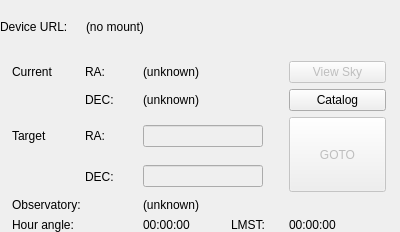
<?xml version="1.0" encoding="UTF-8"?>
<ui version="4.0">
 <class>snowgui::mountcontrollerwidget</class>
 <widget class="QWidget" name="snowgui::mountcontrollerwidget">
  <property name="geometry">
   <rect>
    <x>0</x>
    <y>0</y>
    <width>400</width>
    <height>232</height>
   </rect>
  </property>
  <property name="maximumSize">
   <size>
    <width>16777215</width>
    <height>232</height>
   </size>
  </property>
  <property name="windowTitle">
   <string>Form</string>
  </property>
  <layout class="QVBoxLayout" name="verticalLayout">
   <property name="leftMargin">
    <number>0</number>
   </property>
   <property name="topMargin">
    <number>0</number>
   </property>
   <property name="rightMargin">
    <number>0</number>
   </property>
   <property name="bottomMargin">
    <number>0</number>
   </property>
   <item>
    <widget class="QWidget" name="labelWidget" native="true">
     <layout class="QGridLayout" name="gridLayout_2">
      <property name="leftMargin">
       <number>0</number>
      </property>
      <property name="topMargin">
       <number>6</number>
      </property>
      <property name="rightMargin">
       <number>6</number>
      </property>
      <property name="bottomMargin">
       <number>6</number>
      </property>
      <item row="0" column="1">
       <widget class="QLabel" name="mountField">
        <property name="text">
         <string>(no mount)</string>
        </property>
       </widget>
      </item>
      <item row="0" column="0">
       <widget class="QLabel" name="mountLabel">
        <property name="maximumSize">
         <size>
          <width>80</width>
          <height>20</height>
         </size>
        </property>
        <property name="text">
         <string>Device URL:</string>
        </property>
       </widget>
      </item>
     </layout>
    </widget>
   </item>
   <item>
    <widget class="QWidget" name="widget" native="true">
     <layout class="QGridLayout" name="gridLayout">
      <property name="leftMargin">
       <number>0</number>
      </property>
      <property name="topMargin">
       <number>0</number>
      </property>
      <property name="rightMargin">
       <number>0</number>
      </property>
      <property name="bottomMargin">
       <number>0</number>
      </property>
      <item row="2" column="5" rowspan="2">
       <widget class="QPushButton" name="gotoButton">
        <property name="enabled">
         <bool>false</bool>
        </property>
        <property name="minimumSize">
         <size>
          <width>97</width>
          <height>75</height>
         </size>
        </property>
        <property name="maximumSize">
         <size>
          <width>97</width>
          <height>16777215</height>
         </size>
        </property>
        <property name="text">
         <string>GOTO</string>
        </property>
       </widget>
      </item>
      <item row="5" column="3">
       <widget class="snowgui::HourAngleWidget" name="hourangleWidget">
        <property name="maximumSize">
         <size>
          <width>70</width>
          <height>16777215</height>
         </size>
        </property>
        <property name="text">
         <string>00:00:00</string>
        </property>
       </widget>
      </item>
      <item row="3" column="3" colspan="2">
       <widget class="QLineEdit" name="targetDecField">
        <property name="enabled">
         <bool>false</bool>
        </property>
        <property name="maximumSize">
         <size>
          <width>120</width>
          <height>16777215</height>
         </size>
        </property>
       </widget>
      </item>
      <item row="4" column="3" colspan="3">
       <widget class="QLabel" name="observatoryField">
        <property name="text">
         <string>(unknown)</string>
        </property>
       </widget>
      </item>
      <item row="3" column="2">
       <widget class="QLabel" name="targetDecLabel">
        <property name="maximumSize">
         <size>
          <width>40</width>
          <height>16777215</height>
         </size>
        </property>
        <property name="text">
         <string>DEC:</string>
        </property>
       </widget>
      </item>
      <item row="0" column="1">
       <widget class="QLabel" name="currentLabel">
        <property name="maximumSize">
         <size>
          <width>55</width>
          <height>16777215</height>
         </size>
        </property>
        <property name="text">
         <string>Current</string>
        </property>
       </widget>
      </item>
      <item row="1" column="2">
       <widget class="QLabel" name="currentDecLabel">
        <property name="maximumSize">
         <size>
          <width>40</width>
          <height>16777215</height>
         </size>
        </property>
        <property name="text">
         <string>DEC:</string>
        </property>
       </widget>
      </item>
      <item row="4" column="1" colspan="2">
       <widget class="QLabel" name="observatoryLabel">
        <property name="text">
         <string>Observatory:</string>
        </property>
       </widget>
      </item>
      <item row="2" column="2">
       <widget class="QLabel" name="targetRaLabel">
        <property name="maximumSize">
         <size>
          <width>40</width>
          <height>16777215</height>
         </size>
        </property>
        <property name="text">
         <string>RA:</string>
        </property>
       </widget>
      </item>
      <item row="2" column="1">
       <widget class="QLabel" name="targetLabel">
        <property name="maximumSize">
         <size>
          <width>55</width>
          <height>16777215</height>
         </size>
        </property>
        <property name="text">
         <string>Target</string>
        </property>
       </widget>
      </item>
      <item row="0" column="2">
       <widget class="QLabel" name="currentRaLabel">
        <property name="maximumSize">
         <size>
          <width>40</width>
          <height>16777215</height>
         </size>
        </property>
        <property name="text">
         <string>RA:</string>
        </property>
       </widget>
      </item>
      <item row="5" column="4">
       <widget class="QLabel" name="siderealTimeLabel">
        <property name="maximumSize">
         <size>
          <width>40</width>
          <height>16777215</height>
         </size>
        </property>
        <property name="text">
         <string>LMST:</string>
        </property>
       </widget>
      </item>
      <item row="5" column="5">
       <widget class="snowgui::LocalSiderealTime" name="siderealTime">
        <property name="text">
         <string>00:00:00</string>
        </property>
       </widget>
      </item>
      <item row="2" column="3" colspan="2">
       <widget class="QLineEdit" name="targetRaField">
        <property name="enabled">
         <bool>false</bool>
        </property>
        <property name="maximumSize">
         <size>
          <width>120</width>
          <height>16777215</height>
         </size>
        </property>
       </widget>
      </item>
      <item row="1" column="3" colspan="2">
       <widget class="QLabel" name="currentDecField">
        <property name="maximumSize">
         <size>
          <width>120</width>
          <height>16777215</height>
         </size>
        </property>
        <property name="text">
         <string>(unknown)</string>
        </property>
       </widget>
      </item>
      <item row="5" column="1" colspan="2">
       <widget class="QLabel" name="hourangleLabel">
        <property name="text">
         <string>Hour angle:</string>
        </property>
       </widget>
      </item>
      <item row="0" column="3" colspan="2">
       <widget class="QLabel" name="currentRaField">
        <property name="maximumSize">
         <size>
          <width>120</width>
          <height>16777215</height>
         </size>
        </property>
        <property name="text">
         <string>(unknown)</string>
        </property>
       </widget>
      </item>
      <item row="0" column="5">
       <widget class="QPushButton" name="viewskyButton">
        <property name="enabled">
         <bool>false</bool>
        </property>
        <property name="text">
         <string>View Sky</string>
        </property>
       </widget>
      </item>
      <item row="1" column="5">
       <widget class="QPushButton" name="catalogButton">
        <property name="text">
         <string>Catalog</string>
        </property>
       </widget>
      </item>
      <item row="1" column="1">
       <widget class="snowgui::EastWestIndicator" name="positionIndicator" native="true"/>
      </item>
     </layout>
    </widget>
   </item>
  </layout>
 </widget>
 <customwidgets>
  <customwidget>
   <class>snowgui::LocalSiderealTime</class>
   <extends>QLabel</extends>
   <header location="global">LocalSiderealTime.h</header>
  </customwidget>
  <customwidget>
   <class>snowgui::HourAngleWidget</class>
   <extends>QLabel</extends>
   <header location="global">HourAngleWidget.h</header>
  </customwidget>
  <customwidget>
   <class>snowgui::EastWestIndicator</class>
   <extends>QWidget</extends>
   <header>EastWestIndicator.h</header>
   <container>1</container>
  </customwidget>
 </customwidgets>
 <resources/>
 <connections/>
</ui>
